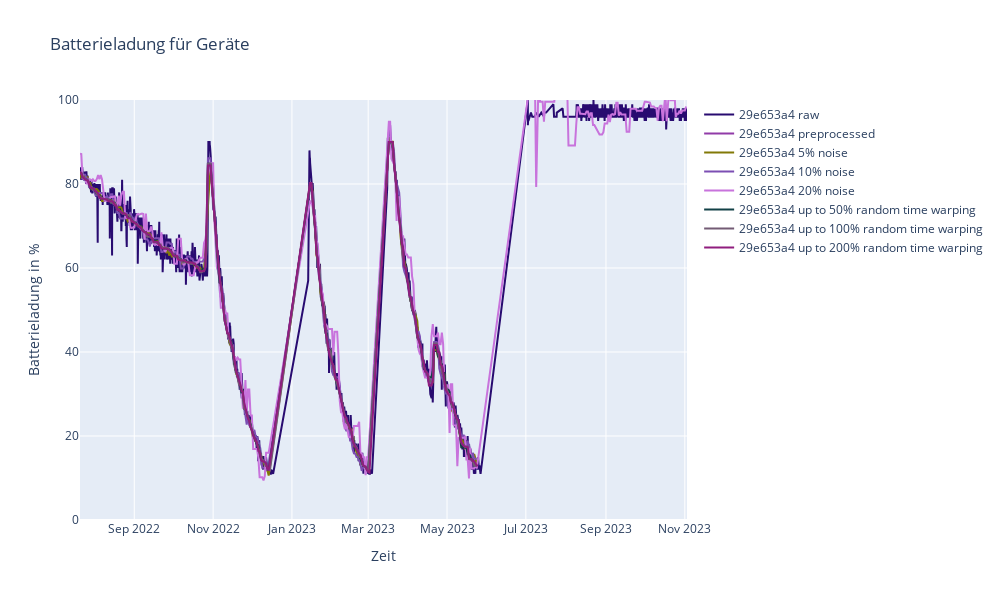

Source (notebook cell):
### Code cell
plots.plot_compare_multiple_dfs(
    [
        (raw_df, "battery_level_percent", EXAMPLE_DEV, "raw", True),
        (base_df, "battery_level_percent", EXAMPLE_DEV, "preprocessed", True),
        (aug_noise_5, "battery_level_percent", EXAMPLE_DEV, "5% noise", True),
        (aug_noise_10, "battery_level_percent", EXAMPLE_DEV, "10% noise", True),
        (aug_noise_20, "battery_level_percent", EXAMPLE_DEV, "20% noise", True),
        (
            aug_time_warp_05,
            "battery_level_percent",
            EXAMPLE_DEV,
            "up to 50% random time warping",
            True,
        ),
        (
            aug_time_warp_1,
            "battery_level_percent",
            EXAMPLE_DEV,
            "up to 100% random time warping",
            True,
        ),
        (
            aug_time_warp_2,
            "battery_level_percent",
            EXAMPLE_DEV,
            "up to 200% random time warping",
            True,
        ),
    ]
)

### Figure 1 — Plotly figure (JSON) as saved in the notebook; plotly's stock layout.template omitted (floating-point values rounded to 4 significant figures; data arrays with more than 128 entries replaced by an {"elided": "..."} marker saying what was removed)
{"data": [{"marker": {"color": "#280b70"}, "mode": "lines", "name": "29e653a4 raw", "type": "scatter", "x": {"elided": "2176 str values"}, "y": {"elided": "2176 int values"}}, {"marker": {"color": "#913ba8"}, "mode": "lines", "name": "29e653a4 preprocessed", "type": "scatter", "x": {"elided": "262 str values"}, "y": {"elided": "262 float values"}}, {"marker": {"color": "#827907"}, "mode": "lines", "name": "29e653a4 5% noise", "type": "scatter", "x": {"elided": "258 str values"}, "y": {"elided": "258 float values"}}, {"marker": {"color": "#7c4eb3"}, "mode": "lines", "name": "29e653a4 10% noise", "type": "scatter", "x": {"elided": "262 str values"}, "y": {"elided": "262 float values"}}, {"marker": {"color": "#c873dc"}, "mode": "lines", "name": "29e653a4 20% noise", "type": "scatter", "x": {"elided": "383 str values"}, "y": {"elided": "383 float values"}}, {"marker": {"color": "#124147"}, "mode": "lines", "name": "29e653a4 up to 50% random time warping", "type": "scatter", "x": {"elided": "262 str values"}, "y": {"elided": "262 float values"}}, {"marker": {"color": "#735b74"}, "mode": "lines", "name": "29e653a4 up to 100% random time warping", "type": "scatter", "x": {"elided": "263 str values"}, "y": {"elided": "263 float values"}}, {"marker": {"color": "#901d7e"}, "mode": "lines", "name": "29e653a4 up to 200% random time warping", "type": "scatter", "x": {"elided": "264 str values"}, "y": {"elided": "264 float values"}}], "layout": {"height": 600, "showlegend": true, "title": {"text": "Batterieladung für Geräte"}, "width": 1000, "xaxis": {"title": {"text": "Zeit"}}, "yaxis": {"range": [0, 100], "title": {"text": "Batterieladung in %"}}}}
